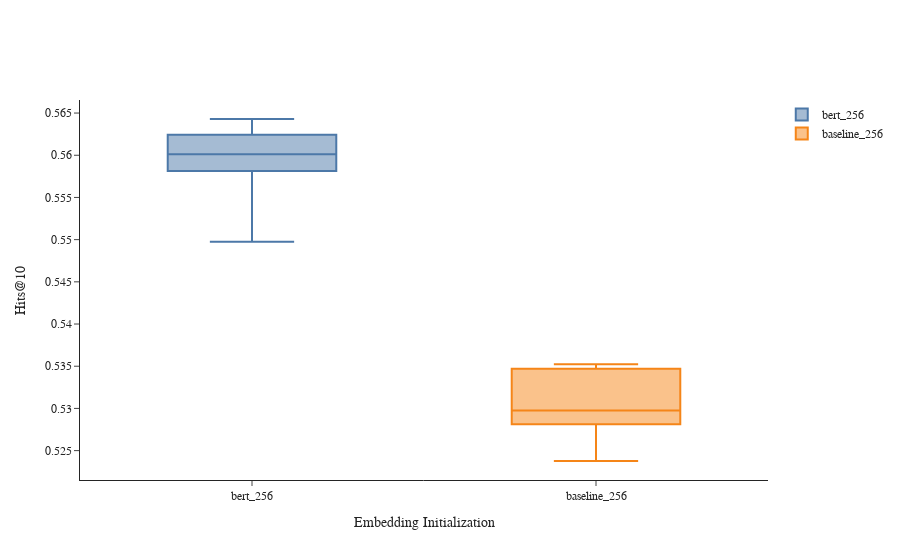

Notebook source saved alongside this figure:
### Code cell
fig = make_subplots(rows=1, cols=1) #subplot_titles=["Noise Level vs Adv Error ",'Noise Level vs Adv Error'])

fig.add_trace(
     go.Box( y=bert_256, boxpoints=False, name='bert_256'),
    row=1, col=1
)
fig.add_trace(
     go.Box( y=baseline_256, boxpoints=False, name='baseline_256'),
    row=1, col=1
)


#Update xaxis properties
fig.update_xaxes(title_text="Embedding Initialization",  tickmode = 'linear',
        tick0 = 0.0,
        dtick = 0.1,  row=1, col=1)

# Update yaxis properties
fig.update_yaxes(title_text="Hits@10",row=1, col=1)


fig.update_layout(
    template=plotly_template,
    showlegend=True,
)
fig.show()

### Figure 1 — Plotly figure (JSON) as saved in the notebook; plotly's stock layout.template omitted (floating-point values rounded to 4 significant figures)
{"data": [{"boxpoints": false, "name": "bert_256", "type": "box", "xaxis": "x", "y": [0.5628, 0.5498, 0.5605, 0.5643, 0.5581, 0.5583, 0.5597, 0.5624, 0.5609, 0.5513], "yaxis": "y"}, {"boxpoints": false, "name": "baseline_256", "type": "box", "xaxis": "x", "y": [0.5298, 0.5345, 0.5352, 0.5296, 0.5238], "yaxis": "y"}], "layout": {"showlegend": true, "xaxis": {"anchor": "y", "domain": [0, 1], "dtick": 0.1, "tick0": 0, "tickmode": "linear", "title": {"text": "Embedding Initialization"}}, "yaxis": {"anchor": "x", "domain": [0, 1], "title": {"text": "Hits@10"}}}}
